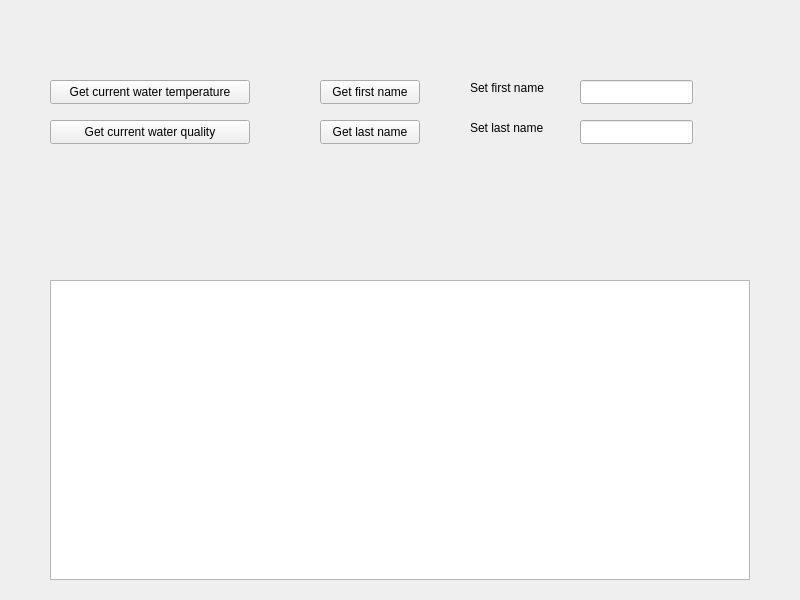
<?xml version="1.0" encoding="UTF-8"?>
<ui version="4.0">
 <class>Widget</class>
 <widget class="QWidget" name="Widget">
  <property name="geometry">
   <rect>
    <x>0</x>
    <y>0</y>
    <width>800</width>
    <height>600</height>
   </rect>
  </property>
  <property name="windowTitle">
   <string>Widget</string>
  </property>
  <widget class="QPushButton" name="currentWaterTemperatureBtn">
   <property name="geometry">
    <rect>
     <x>50</x>
     <y>80</y>
     <width>200</width>
     <height>24</height>
    </rect>
   </property>
   <property name="text">
    <string>Get current water temperature</string>
   </property>
  </widget>
  <widget class="QPushButton" name="currentWaterQualityBtn">
   <property name="geometry">
    <rect>
     <x>50</x>
     <y>120</y>
     <width>200</width>
     <height>24</height>
    </rect>
   </property>
   <property name="text">
    <string>Get current water quality</string>
   </property>
  </widget>
  <widget class="QPlainTextEdit" name="log">
   <property name="geometry">
    <rect>
     <x>50</x>
     <y>280</y>
     <width>700</width>
     <height>300</height>
    </rect>
   </property>
  </widget>
  <widget class="QPushButton" name="getFirstNameBtn">
   <property name="geometry">
    <rect>
     <x>320</x>
     <y>80</y>
     <width>100</width>
     <height>24</height>
    </rect>
   </property>
   <property name="text">
    <string>Get first name</string>
   </property>
  </widget>
  <widget class="QPushButton" name="getLastNameBtn">
   <property name="geometry">
    <rect>
     <x>320</x>
     <y>120</y>
     <width>100</width>
     <height>24</height>
    </rect>
   </property>
   <property name="text">
    <string>Get last name</string>
   </property>
  </widget>
  <widget class="QLineEdit" name="setFirstNameEdit">
   <property name="geometry">
    <rect>
     <x>580</x>
     <y>80</y>
     <width>113</width>
     <height>24</height>
    </rect>
   </property>
  </widget>
  <widget class="QLineEdit" name="setLastNameEdit">
   <property name="geometry">
    <rect>
     <x>580</x>
     <y>120</y>
     <width>113</width>
     <height>24</height>
    </rect>
   </property>
  </widget>
  <widget class="QLabel" name="setFirstNameLabel">
   <property name="geometry">
    <rect>
     <x>470</x>
     <y>80</y>
     <width>100</width>
     <height>16</height>
    </rect>
   </property>
   <property name="text">
    <string>Set first name</string>
   </property>
  </widget>
  <widget class="QLabel" name="setLastNameLabel">
   <property name="geometry">
    <rect>
     <x>470</x>
     <y>120</y>
     <width>100</width>
     <height>16</height>
    </rect>
   </property>
   <property name="text">
    <string>Set last name</string>
   </property>
  </widget>
 </widget>
 <resources/>
 <connections/>
</ui>
